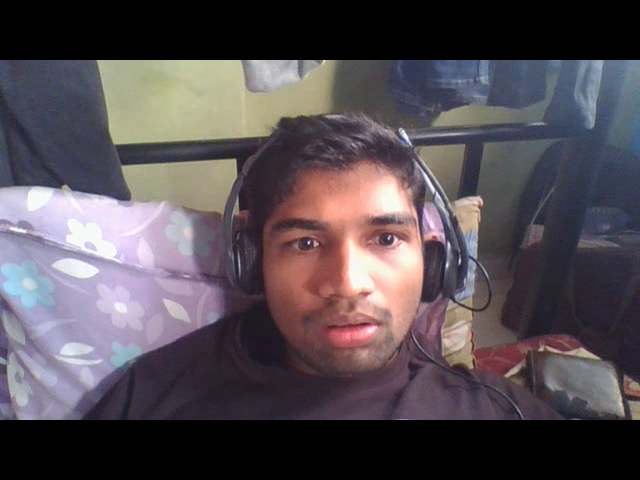
#> input picture frame 14 of myvideo.mp4, 640 x 480 px, given in place of the camera
$ jupyter execute --allow-errors Video_corner_edge_detection.ipynb   (text cells are left out)
#> lines starting #> are read from the running program, lines starting #| are printed output that depends on the picture; after the words box and inside, x2 and y2 are one past the last pixel; in counts of white or black regions, pixels touching at a corner belong together
[cell 1]
import cv2

[cell 2]
import cv2
capture=cv2.VideoCapture(0)
width=int(capture.get(cv2.CAP_PROP_FRAME_WIDTH)) # to capture the width of the video image ex: 720.0
height=int(capture.get(cv2.CAP_PROP_FRAME_HEIGHT)) # to capture the height of the video image

[cell 3]
while True:
    ret,frame=capture.read()
#> frame is the input picture: shape (480, 640, 3); mean B, G, R 83, 77.1, 85.2
    #gray=cv2.cvtColor(frame,cv2.COLOR_BGR2GRAY)
    cv2.imshow('Frame',frame)
    if cv2.waitKey(1) & 0xFF==ord('q'):
#> (key q is pressed here)
        break
capture.release()

cv2.destroyAllWindows()

[cell 4]
import cv2
capture=cv2.VideoCapture(0)
width=int(capture.get(cv2.CAP_PROP_FRAME_WIDTH)) # to capture the width of the video image ex: 720.0
height=int(capture.get(cv2.CAP_PROP_FRAME_HEIGHT)) # to capture the height of the video image
#> (the rest of this cell did not finish here and is left out)

[cell 5]
import cv2

[cell 6]
capture =cv2.VideoCapture('myvideo.mp4')

#> (a cell that did not finish here is left out)

#> (a cell that did not finish here is left out)

[cell 9]
import cv2
import numpy as np
import matplotlib.pyplot as plt

[cell 10]
sammy=cv2.imread('DATA/sammy.jpg')
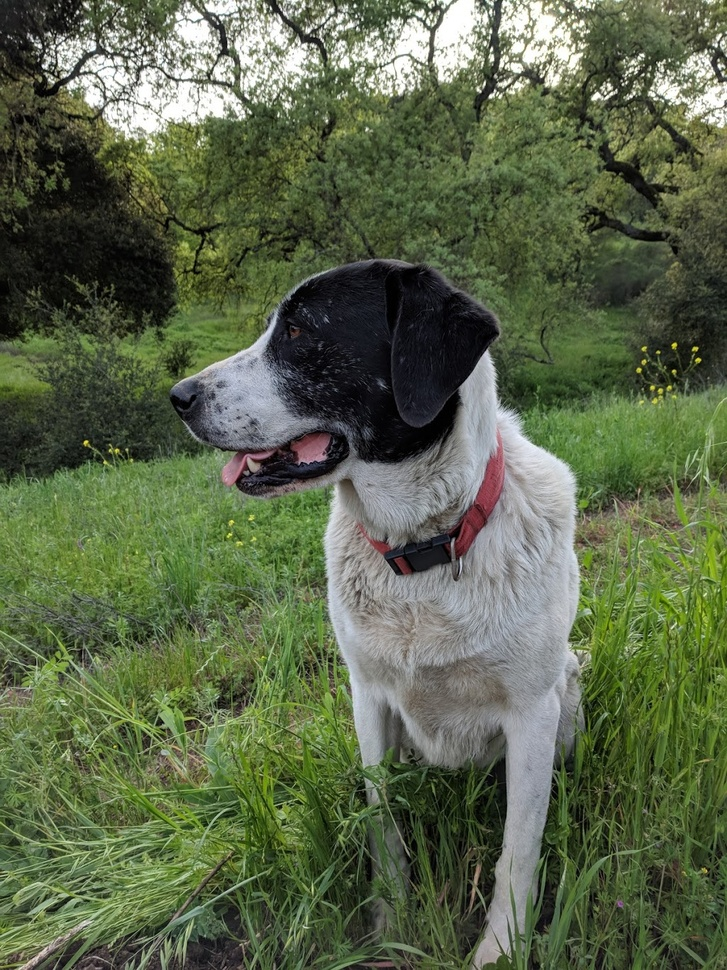
#> input picture DATA/sammy.jpg, 727 x 970 px, shrunk from 1025 x 1367 before the run
#> sammy is the input picture: shape (970, 727, 3); mean B, G, R 74.2, 102.6, 91.2
show_sammy=cv2.cvtColor(sammy,cv2.COLOR_BGR2RGB)

[cell 11]
plt.imshow(show_sammy)

[cell 12]
face=cv2.imread('DATA/sammy_face.jpg')
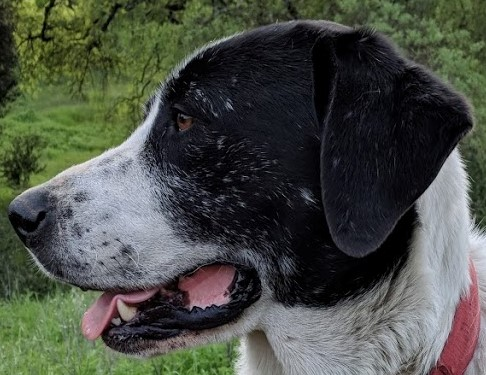
#> input picture DATA/sammy_face.jpg, 486 x 375 px
#> face is the input picture: shape (375, 486, 3); mean B, G, R 70, 78.7, 74.2
face_sammy=cv2.cvtColor(face,cv2.COLOR_BGR2RGB)

[cell 13]
plt.imshow(face_sammy)

[cell 14]
res=cv2.matchTemplate(show_sammy,face_sammy,method=cv2.TM_CCOEFF)
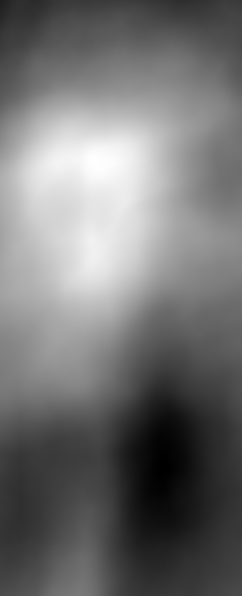
#> res: shape (596, 242) float32; min -555661760, max 698009408, mean 9886172; drawn with min black and max white

[cell 15]
plt.imshow(res)

[cell 16]
methods = ['cv2.TM_CCOEFF', 'cv2.TM_CCOEFF_NORMED', 'cv2.TM_CCORR','cv2.TM_CCORR_NORMED', 'cv2.TM_SQDIFF', 'cv2.TM_SQDIFF_NORMED']

[cell 17]
for m in methods:
    sammy=cv2.imread('DATA/sammy.jpg')
    show_sammy=cv2.cvtColor(sammy,cv2.COLOR_BGR2RGB)
    method=eval(m)
    result=cv2.matchTemplate(show_sammy,face_sammy,method=method)
    min_val,max_val,min_loc,max_loc=cv2.minMaxLoc(result)
#> min_val = -555661760; max_val = 698009408; min_loc = (161, 467); max_loc = (94, 161)
    if method in [cv2.TM_SQDIFF,cv2.TM_SQDIFF_NORMED]:
        top_left=min_loc#(x,y)
    else:
        top_left=max_loc
#> top_left = (94, 161)

    height,width,channels=face_sammy.shape
#> height = 375; width = 486; channels = 3
    #print(top_left)

    bottom_right=(top_left[0]+width,top_left[1]+height)
#> bottom_right = (580, 536)
    #print(bottom_right)
    rect_image=cv2.rectangle(show_sammy,top_left,bottom_right,color=(255,0,0),thickness=5)
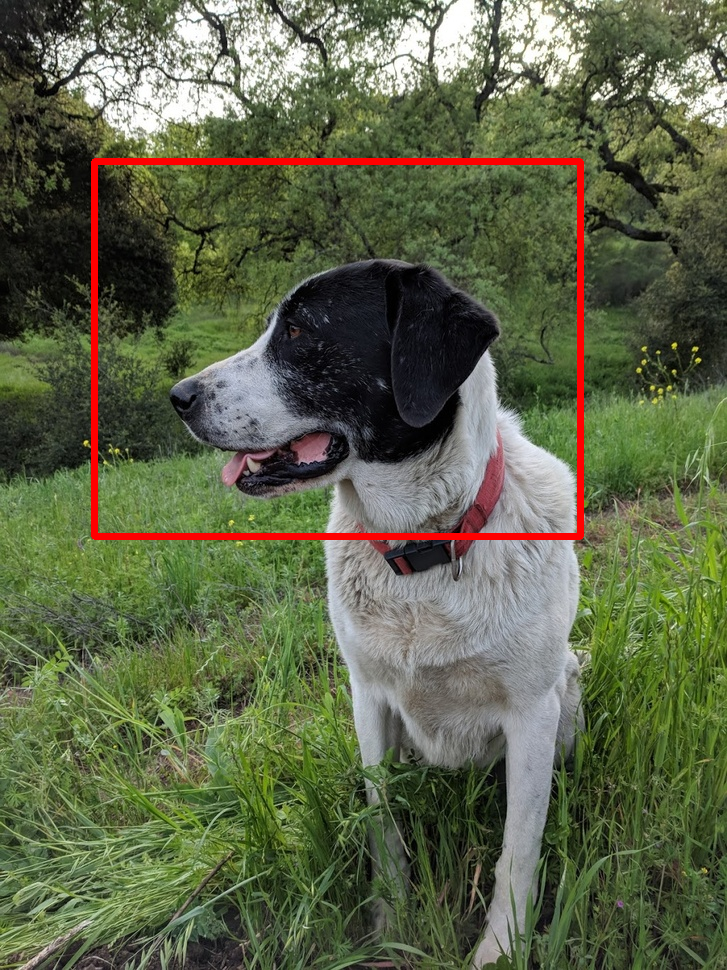
#> rect_image: shape (970, 727, 3); mean R, G, B 94.1, 100.9, 73.1
    #subbplot 1
    plt.subplot(121)
    plt.imshow(result)
    plt.title("Heat map")
    #subplot 2
    plt.subplot(122)
    plt.imshow(rect_image)
    plt.title("detection ")
    #super title
    plt.suptitle(m)

    plt.show()
    print('\n')
    print('\n')

[cell 18]
flat_chess = cv2.imread('DATA/flat_chessboard.png')
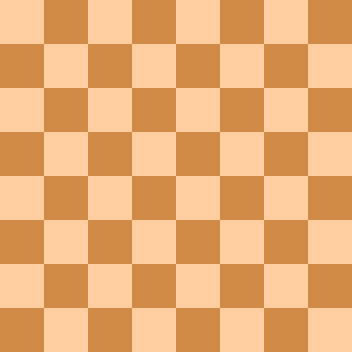
#> input picture DATA/flat_chessboard.png, 352 x 352 px
#> flat_chess is the input picture: shape (352, 352, 3); mean B, G, R 114.5, 172.5, 232
flat_chess = cv2.cvtColor(flat_chess,cv2.COLOR_BGR2RGB)
flat_chess1=flat_chess.copy()
plt.imshow(flat_chess)

[cell 19]
gray_flat_chess = cv2.cvtColor(flat_chess,cv2.COLOR_BGR2GRAY)
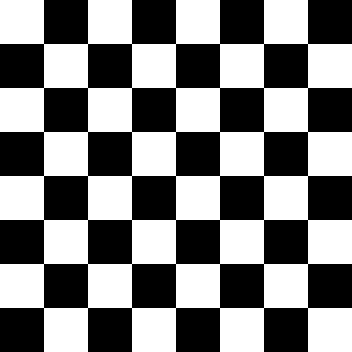
#> gray_flat_chess: shape (352, 352); values 127 (black) and 197 (white), 50% white; 1 white region, box (x1, y1, x2, y2) and area: (0, 0, 352, 352) 61952
plt.imshow(gray_flat_chess,cmap='gray')

[cell 20]
real_chess = cv2.imread('DATA/real_chessboard.jpg')
#> (the rest of this cell did not finish here and is left out)

#> (a cell that did not finish here is left out)

[cell 22]
dst=cv2.cornerHarris(gray_flat_chess,blockSize=5,ksize=5,k=0.04)

[cell 23]
flat_chess[dst>0.01*dst.max()]=[255,0,0]
#> flat_chess: shape (352, 352, 3); mean R, G, B 232.4, 169.5, 112.5

[cell 24]
plt.imshow(flat_chess)

[cell 25]
gray_flat_chess_float=np.float32(gray_flat_chess)# to improve accuracy of detection converting int to float

[cell 26]
dst1=cv2.cornerHarris(src=gray_flat_chess_float,blockSize=2,ksize=3,k=0.04)
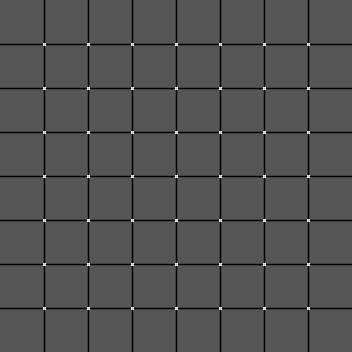
#> dst1: shape (352, 352) float32; min -960400, max 1875781.2, mean -48299.9; drawn with min black and max white

[cell 27]
dil_dst=cv2.dilate(dst1,None,iterations=1)
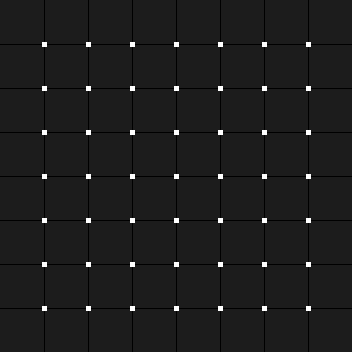
#> dil_dst: shape (352, 352) float32; min -240100, max 1875781.2, mean 9945.3; drawn with min black and max white

[cell 28]
flat_chess1[dil_dst>0.1*dil_dst.max()]=[255,0,0]
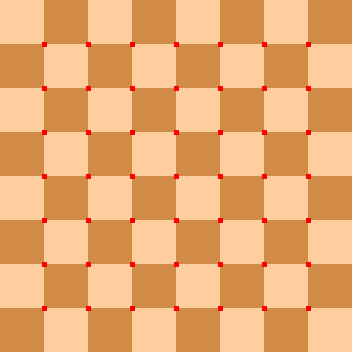
#> flat_chess1: shape (352, 352, 3); mean R, G, B 232.2, 170.8, 113.4

[cell 29]
plt.imshow(flat_chess1)

#> (a cell that did not finish here is left out)

#> (a cell that did not finish here is left out)

#> (a cell that did not finish here is left out)

#> (a cell that did not finish here is left out)

#> (a cell that did not finish here is left out)

[cell 35]
# Need to reset the images since we drew on them
flat_chess = cv2.imread('DATA/flat_chessboard.png')
flat_chess = cv2.cvtColor(flat_chess,cv2.COLOR_BGR2RGB)
gray_flat_chess = cv2.cvtColor(flat_chess,cv2.COLOR_BGR2GRAY)

[cell 36]
corners=cv2.goodFeaturesToTrack(image=gray_flat_chess,maxCorners=64,qualityLevel=0.01,minDistance=10)#output in floating points
#> corners = 49 rows, first 8: [308, 308], [264, 308], [220, 308], [176, 308], [132, 308], [88, 308], [44, 308], [308, 264]

[cell 37]
corner_int=np.int0(corners)
#> corner_int has the same summary as corners

[cell 38]
for i in corner_int:
    x,y=np.ravel(i)
    cv2.circle(flat_chess,center=(x,y),radius=5,thickness=-1,color=(255,0,0))
#> this loop made 49 passes
#> (x, y) on passes 1 to 12: (308, 308), (264, 308), (220, 308), (176, 308), (132, 308), (88, 308), (44, 308), (308, 264), (264, 264), (220, 264), (176, 264), (132, 264)
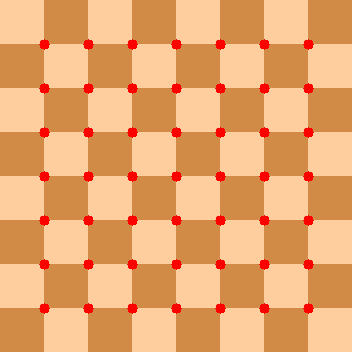
#> flat_chess: shape (352, 352, 3); mean R, G, B 232.7, 167, 110.8

$ run again, starting later in the video
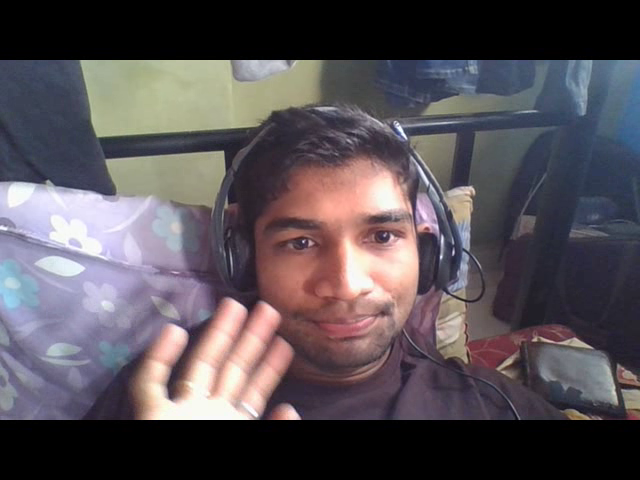
#> input picture frame 66 of myvideo.mp4, 640 x 480 px, given in place of the camera
#> frame is the input picture: shape (480, 640, 3); mean B, G, R 86.2, 80.6, 87.6
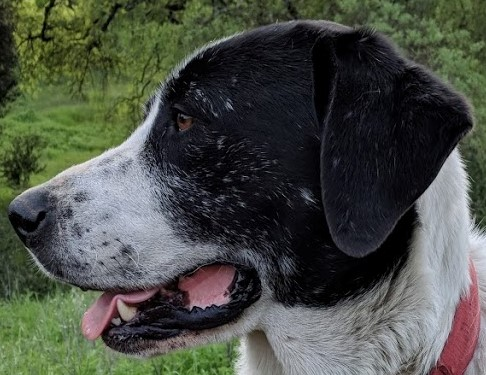
#> input picture DATA/sammy_face.jpg, 486 x 375 px
#> face is the input picture: shape (375, 486, 3); mean B, G, R 70, 78.7, 74.2
#> min_val = -555661760; max_val = 698009408; min_loc = (161, 467); max_loc = (94, 161)
#> bottom_right = (580, 536)
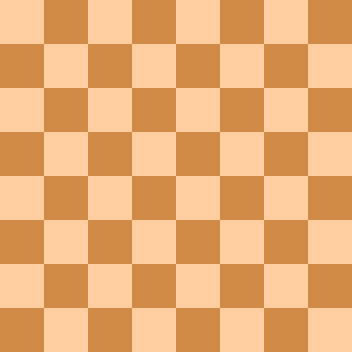
#> input picture DATA/flat_chessboard.png, 352 x 352 px
#> flat_chess is the input picture: shape (352, 352, 3); mean B, G, R 114.5, 172.5, 232
#> gray_flat_chess: shape (352, 352); values 127 (black) and 197 (white), 50% white; 1 white region, box (x1, y1, x2, y2) and area: (0, 0, 352, 352) 61952
#> flat_chess1: shape (352, 352, 3); mean R, G, B 232.2, 170.8, 113.4
#> corners = 49 rows, first 8: [308, 308], [264, 308], [220, 308], [176, 308], [132, 308], [88, 308], [44, 308], [308, 264]
#> corner_int has the same summary as corners
#> the loop `for i in corner_int:` made 49 passes

$ run again, starting later in the video
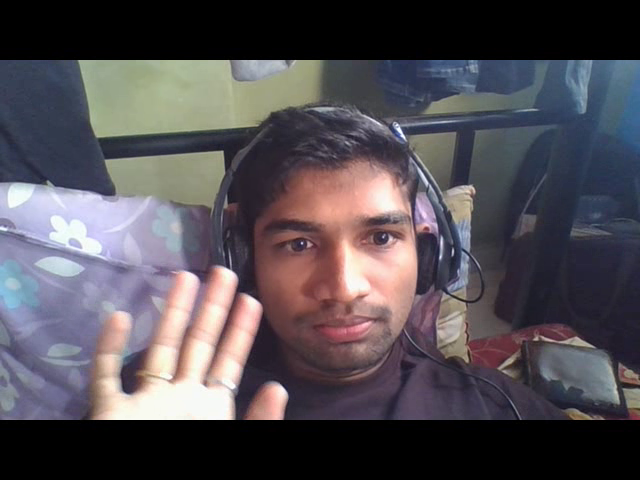
#> input picture frame 117 of myvideo.mp4, 640 x 480 px, given in place of the camera
#> frame is the input picture: shape (480, 640, 3); mean B, G, R 83.9, 77.9, 83
#> min_val = -555661760; max_val = 698009408; min_loc = (161, 467); max_loc = (94, 161)
#> bottom_right = (580, 536)
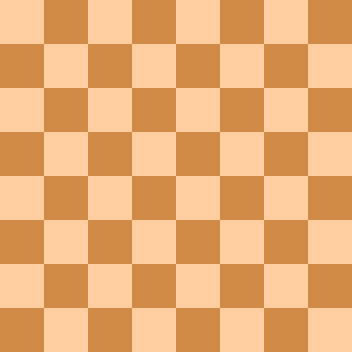
#> input picture DATA/flat_chessboard.png, 352 x 352 px
#> flat_chess is the input picture: shape (352, 352, 3); mean B, G, R 114.5, 172.5, 232
#> gray_flat_chess: shape (352, 352); values 127 (black) and 197 (white), 50% white; 1 white region, box (x1, y1, x2, y2) and area: (0, 0, 352, 352) 61952
#> flat_chess1: shape (352, 352, 3); mean R, G, B 232.2, 170.8, 113.4
#> corners = 49 rows, first 8: [308, 308], [264, 308], [220, 308], [176, 308], [132, 308], [88, 308], [44, 308], [308, 264]
#> corner_int has the same summary as corners
#> the loop `for i in corner_int:` made 49 passes
